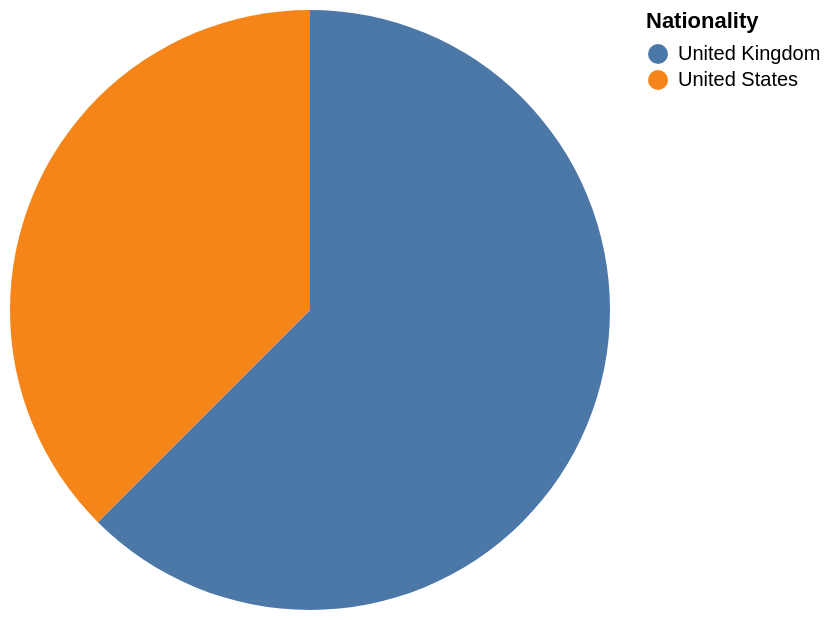

Express this chart as Vega-Lite.
### Vega-Lite specification from a JSON file in a GitHub repository (floating-point values rounded to 4 significant figures)
{"data": {"values": [{"x_data": "United Kingdom", "y_data": 5}, {"x_data": "United States", "y_data": 3}]}, "mark": "arc", "encoding": {"theta": {"field": "y_data", "type": "quantitative", "title": "COUNT(Nationality)"}, "color": {"field": "x_data", "type": "nominal", "title": "Nationality"}}}
